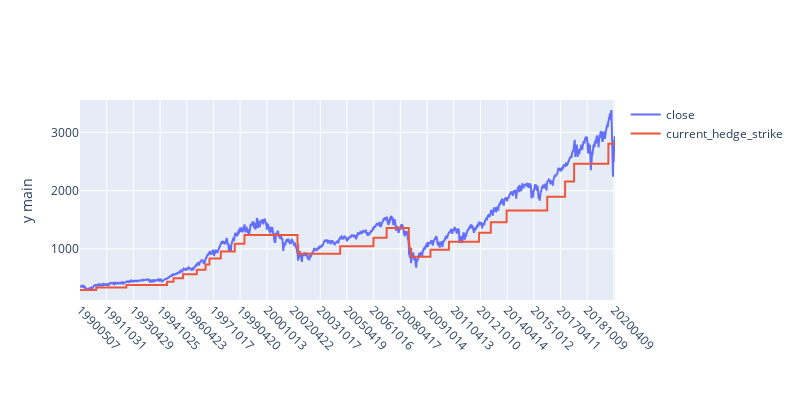

Notebook cell for this chart:
### Markdown cell above
#### Step 05: graph the close of ^GSCP (SP 500) vs the strikes at which we hedged

### Code cell
dft_to_plot = dft[['settle_date','close','current_hedge_strike']]
# dft_to_plot = dft_to_plot[(dft_to_plot.settle_date>20080701) & ()]

iplot(plotly_plot(df_in=dft_to_plot,x_column='settle_date'))

### Figure 1 — Plotly figure (JSON) as saved in the notebook; plotly's stock layout.template omitted (floating-point values rounded to 4 significant figures; data arrays with more than 128 entries replaced by an {"elided": "..."} marker saying what was removed)
{"data": [{"name": "close", "type": "scatter", "x": {"elided": "7556 int values"}, "y": {"elided": "7556 float values"}, "yaxis": "y"}, {"name": "current_hedge_strike", "type": "scatter", "x": {"elided": "7556 int values"}, "y": {"elided": "7556 float values"}, "yaxis": "y"}], "layout": {"autosize": false, "height": 400, "margin": {"b": 100}, "title": {"x": 0.5, "xanchor": "center", "y": 0.9, "yanchor": "top"}, "width": 800, "xaxis": {"tickangle": 45, "ticktext": [19900507, 19911031, 19930429, 19941025, 19960423, 19971017, 19990420, 20001013, 20020422, 20031017, 20050419, 20061016, 20080417, 20091014, 20110413, 20121010, 20140414, 20151012, 20170411, 20181009, 20200409], "tickvals": [19900507, 19911031, 19930429, 19941025, 19960423, 19971017, 19990420, 20001013, 20020422, 20031017, 20050419, 20061016, 20080417, 20091014, 20110413, 20121010, 20140414, 20151012, 20170411, 20181009, 20200409], "type": "category"}, "yaxis": {"title": {"text": "y main"}}, "yaxis2": {"overlaying": "y", "side": "right", "title": {"text": "y alt"}}}}
